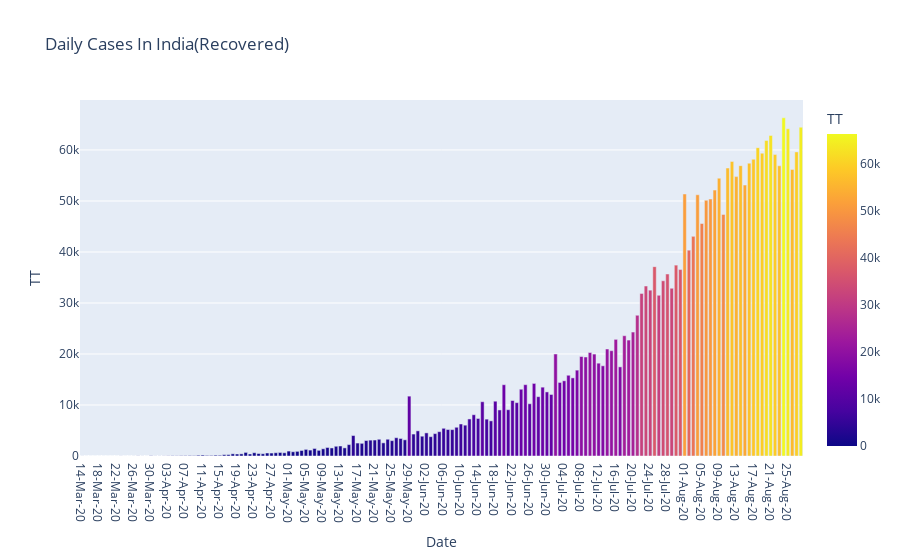

This figure's notebook cell:
### Code cell
fig=plt.figure(figsize=(10,5),dpi=200)
axes=fig.add_axes([0.1,0.1,0.8,0.8])
axes.bar(statewise_daily_recovered['Date'],statewise_daily_recovered['TT'],color='blue')
axes.set_xlabel('Date')
axes.set_ylabel('TT')
axes.set_title('Daily Corona Cases In India(Recovered)')



#using plotlyexpress
fig=px.bar(statewise_daily_recovered,x='Date',y='TT',color='TT',title='Daily Cases In India(Recovered)')
fig.show()

### Figure 1 — Plotly figure (JSON) as saved in the notebook; plotly's stock layout.template omitted (floating-point values rounded to 4 significant figures; data arrays with more than 128 entries replaced by an {"elided": "..."} marker saying what was removed)
{"data": [{"alignmentgroup": "True", "hovertemplate": "Date=%{x}<br>TT=%{marker.color}<extra></extra>", "legendgroup": "", "marker": {"color": {"elided": "168 int values"}, "coloraxis": "coloraxis"}, "name": "", "offsetgroup": "", "orientation": "v", "showlegend": false, "textposition": "auto", "type": "bar", "x": {"elided": "168 str values"}, "xaxis": "x", "y": {"elided": "168 int values"}, "yaxis": "y"}], "layout": {"barmode": "relative", "coloraxis": {"colorbar": {"title": {"text": "TT"}}, "colorscale": [[0, "#0d0887"], [0.1111, "#46039f"], [0.2222, "#7201a8"], [0.3333, "#9c179e"], [0.4444, "#bd3786"], [0.5556, "#d8576b"], [0.6667, "#ed7953"], [0.7778, "#fb9f3a"], [0.8889, "#fdca26"], [1, "#f0f921"]]}, "legend": {"tracegroupgap": 0}, "title": {"text": "Daily Cases In India(Recovered)"}, "xaxis": {"anchor": "y", "domain": [0, 1], "title": {"text": "Date"}}, "yaxis": {"anchor": "x", "domain": [0, 1], "title": {"text": "TT"}}}}
